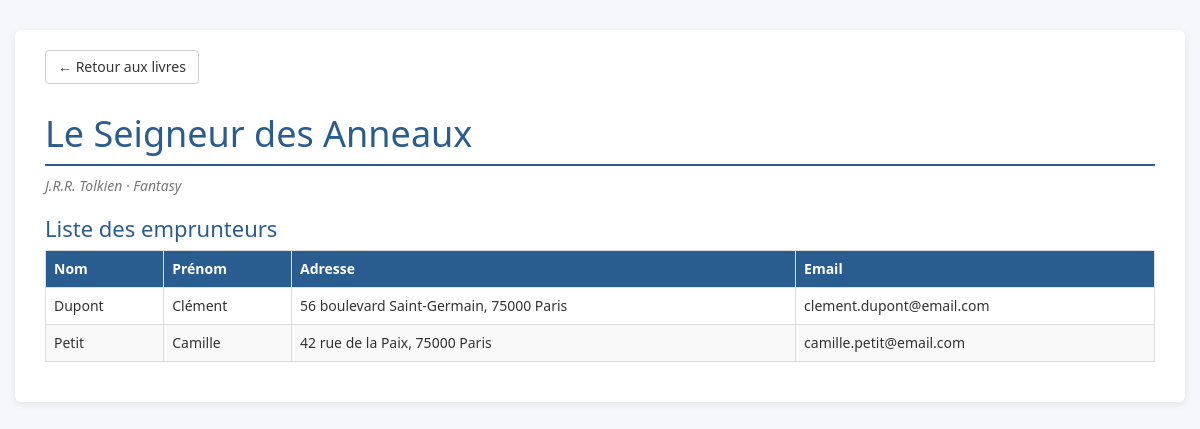
The page /presentation/detailLivre.php?id=4 on the database its author committed.
### tables this page shows
CREATE TABLE Livres (
    id INT AUTO_INCREMENT PRIMARY KEY,
    titre VARCHAR(100) NOT NULL,
    auteur VARCHAR(50) NOT NULL,
    genre VARCHAR(50) NOT NULL
);

CREATE TABLE Emprunteurs (
    id INT AUTO_INCREMENT PRIMARY KEY,
    nom VARCHAR(50) NOT NULL,
    prenom VARCHAR(50) NOT NULL,
    adresse VARCHAR(100) NOT NULL,
    email VARCHAR(100) UNIQUE NOT NULL,
    id_livre INT NOT NULL,
    FOREIGN KEY (id_livre) REFERENCES Livres(id)

);

### persistance/DialogueBD.php (called while the page is built, shortened)
<?php
class DialogueBD
{
    private function getTout($sql, $params = array())
    {
        try {
            $conn = Connexion::getConnexion();
            $sth = $conn->prepare($sql);
            $sth->execute($params);
            return $sth->fetchAll(PDO::FETCH_ASSOC);
        } catch (PDOException $e) {
            $erreur = $e->getMessage();
            return array();
        }
    }
    private function getUn($sql, $params = array())
    {
        try {
            $conn = Connexion::getConnexion();
            $sth = $conn->prepare($sql);
            $sth->execute($params);
            return $sth->fetchObject();
        } catch (PDOException $e) {
            $erreur = $e->getMessage();
            return false;
        }
    }
    public function getUnLivre($idLivre)
    {
        return $this->getUn("SELECT * FROM livres WHERE id=?", array($idLivre));
    }
    public function getEmprunteursLivre($idLivre)
    {
        return $this->getTout("SELECT * FROM emprunteurs WHERE id_livre=? ORDER BY nom, prenom", array($idLivre));
    }
}

### presentation/detailLivre.php (the view, shortened to what this page needs)
<?php
require_once '../persistance/DialogueBD.php';
try {
    $id = isset($_GET['id']) ? (int)$_GET['id'] : 0;
    $undlg = new DialogueBD();
    $livre = $undlg->getUnLivre($id);
    $emprunteurs = $undlg->getEmprunteursLivre($id);
} catch (Exception $e) {
    $erreur = $e->getMessage();
}
?>
<!DOCTYPE html>
<html>
<head>
    <link href="../bootstrap/css/bootstrap.min.css" rel="stylesheet" media="screen">
    <link rel="stylesheet" href="../design.css"/>
</head>
<body>
<div class="container">
<a href="tableauLivres.php" class="btn btn-default retour">&larr; Retour aux livres</a>
<?php
if (isset($erreur)) {
    echo "<div class='alert alert-danger'>Erreur : $erreur</div>";
} else {
?>
<h1><?php echo htmlspecialchars($livre->titre); ?></h1>
<p class="infos">
    <?php echo htmlspecialchars($livre->auteur); ?> &middot;
    <?php echo htmlspecialchars($livre->genre); ?>
</p>
<h2>Liste des emprunteurs</h2>
<div class="table-responsive">
<table class="table table-bordered table-striped">
    <tr><th>Nom</th><th>Prénom</th><th>Adresse</th><th>Email</th></tr>
    <?php
    foreach ($emprunteurs as $ligne) {
        $nom = htmlspecialchars($ligne['nom']);
        $prenom = htmlspecialchars($ligne['prenom']);
        $adresse = htmlspecialchars($ligne['adresse']);
        $email = htmlspecialchars($ligne['email']);
        echo "<tr><td>$nom</td><td>$prenom</td><td>$adresse</td><td>$email</td></tr>";
    }
    ?>
</table>
</div>
<?php } ?>
</div>
</body>
</html>

### design.css (style rules this page uses)
body { font-family: "Lucida Sans", "Segoe UI", sans-serif; background-color: #f5f7fa; color: #333; }
.container { background-color: #fff; margin-top: 30px; margin-bottom: 30px; padding: 20px 30px; border-radius: 6px; box-shadow: 0 2px 8px rgba(0, 0, 0, 0.08); }
h1 { color: #2a5d8f; border-bottom: 2px solid #2a5d8f; padding-bottom: 10px; }
h2 { color: #2a5d8f; font-size: 22px; }
th { background-color: #2a5d8f; color: #fff; }
.infos { color: #777; font-style: italic; }
.retour { margin-bottom: 10px; }

### rows shown on the page
livres: titre "Le Seigneur des Anneaux", auteur "J.R.R. Tolkien", genre "Fantasy"
emprunteurs: nom "Dupont", prenom "Clément", adresse "56 boulevard Saint-Germain, 75000 Paris", email "clement.dupont@email.com"
emprunteurs: nom "Petit", prenom "Camille", adresse "42 rue de la Paix, 75000 Paris", email "camille.petit@email.com"
